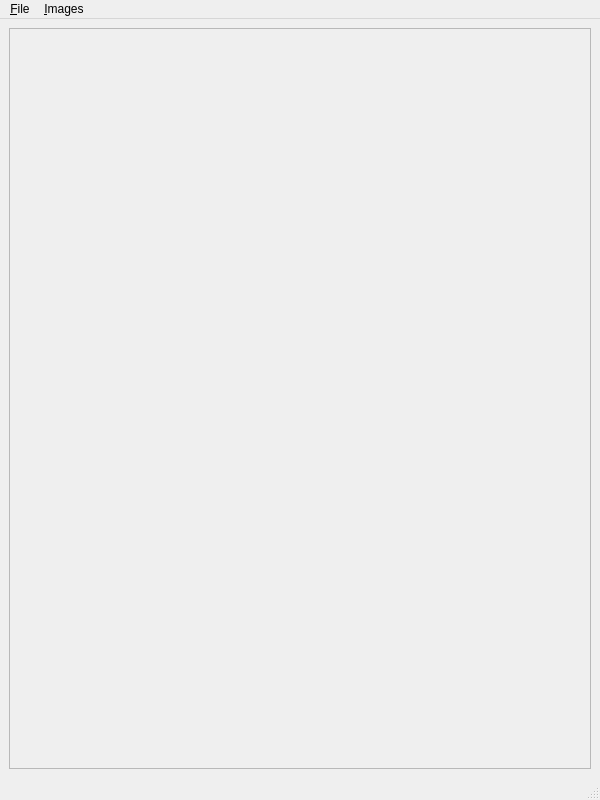
<?xml version="1.0" encoding="UTF-8"?>
<ui version="4.0">
 <class>MainWindow</class>
 <widget class="QMainWindow" name="MainWindow">
  <property name="geometry">
   <rect>
    <x>0</x>
    <y>0</y>
    <width>600</width>
    <height>800</height>
   </rect>
  </property>
  <property name="windowTitle">
   <string>SCPIRT</string>
  </property>
  <widget class="QWidget" name="centralwidget">
   <layout class="QGridLayout" name="gridLayout">
    <item row="0" column="0">
     <widget class="QScrollArea" name="scroll">
      <property name="sizePolicy">
       <sizepolicy hsizetype="Expanding" vsizetype="Expanding">
        <horstretch>0</horstretch>
        <verstretch>0</verstretch>
       </sizepolicy>
      </property>
      <property name="minimumSize">
       <size>
        <width>560</width>
        <height>325</height>
       </size>
      </property>
      <property name="frameShadow">
       <enum>QFrame::Plain</enum>
      </property>
      <property name="horizontalScrollBarPolicy">
       <enum>Qt::ScrollBarAsNeeded</enum>
      </property>
      <property name="widgetResizable">
       <bool>true</bool>
      </property>
      <widget class="QWidget" name="scroll_contents">
       <property name="geometry">
        <rect>
         <x>0</x>
         <y>0</y>
         <width>586</width>
         <height>745</height>
        </rect>
       </property>
       <layout class="QGridLayout" name="gridLayout_2">
        <item row="0" column="0">
         <layout class="QVBoxLayout" name="main"/>
        </item>
       </layout>
      </widget>
     </widget>
    </item>
   </layout>
  </widget>
  <widget class="QMenuBar" name="menubar">
   <property name="geometry">
    <rect>
     <x>0</x>
     <y>0</y>
     <width>600</width>
     <height>21</height>
    </rect>
   </property>
   <widget class="QMenu" name="File">
    <property name="title">
     <string>&amp;File</string>
    </property>
    <addaction name="login"/>
    <addaction name="save"/>
    <addaction name="quit"/>
   </widget>
   <widget class="QMenu" name="Images">
    <property name="title">
     <string>&amp;Images</string>
    </property>
    <widget class="QMenu" name="series1">
     <property name="title">
      <string>SCP Series 1</string>
     </property>
     <addaction name="scp0"/>
     <addaction name="scp1"/>
     <addaction name="scp2"/>
     <addaction name="scp3"/>
     <addaction name="scp4"/>
     <addaction name="scp5"/>
     <addaction name="scp6"/>
     <addaction name="scp7"/>
     <addaction name="scp8"/>
     <addaction name="scp9"/>
    </widget>
    <widget class="QMenu" name="series2">
     <property name="title">
      <string>SCP Series 2</string>
     </property>
     <addaction name="scp10"/>
     <addaction name="scp11"/>
     <addaction name="scp12"/>
     <addaction name="scp13"/>
     <addaction name="scp14"/>
     <addaction name="scp15"/>
     <addaction name="scp16"/>
     <addaction name="scp17"/>
     <addaction name="scp18"/>
     <addaction name="scp19"/>
    </widget>
    <widget class="QMenu" name="series3">
     <property name="title">
      <string>SCP Series 3</string>
     </property>
     <addaction name="scp20"/>
     <addaction name="scp21"/>
     <addaction name="scp22"/>
     <addaction name="scp23"/>
     <addaction name="scp24"/>
     <addaction name="scp25"/>
     <addaction name="scp26"/>
     <addaction name="scp27"/>
     <addaction name="scp28"/>
     <addaction name="scp29"/>
    </widget>
    <addaction name="series1"/>
    <addaction name="series2"/>
    <addaction name="series3"/>
    <addaction name="tales"/>
    <addaction name="misc"/>
   </widget>
   <addaction name="File"/>
   <addaction name="Images"/>
  </widget>
  <widget class="QStatusBar" name="statusbar"/>
  <action name="quit">
   <property name="text">
    <string>&amp;Quit</string>
   </property>
   <property name="shortcut">
    <string>Ctrl+Q</string>
   </property>
  </action>
  <action name="tales">
   <property name="text">
    <string>Tales</string>
   </property>
  </action>
  <action name="misc">
   <property name="text">
    <string>Misc.</string>
   </property>
  </action>
  <action name="scp0">
   <property name="text">
    <string>002 - 099</string>
   </property>
  </action>
  <action name="scp1">
   <property name="text">
    <string>100 - 199</string>
   </property>
  </action>
  <action name="scp2">
   <property name="text">
    <string>200 - 299</string>
   </property>
  </action>
  <action name="scp3">
   <property name="text">
    <string>300 - 399</string>
   </property>
  </action>
  <action name="scp4">
   <property name="text">
    <string>400 - 499</string>
   </property>
  </action>
  <action name="scp5">
   <property name="text">
    <string>500 - 599</string>
   </property>
  </action>
  <action name="scp6">
   <property name="text">
    <string>600 - 699</string>
   </property>
  </action>
  <action name="scp7">
   <property name="text">
    <string>700 - 799</string>
   </property>
  </action>
  <action name="scp8">
   <property name="text">
    <string>800 - 899</string>
   </property>
  </action>
  <action name="scp9">
   <property name="text">
    <string>900 - 999</string>
   </property>
  </action>
  <action name="scp10">
   <property name="text">
    <string>1000 - 1099</string>
   </property>
  </action>
  <action name="scp11">
   <property name="text">
    <string>1100 - 1199</string>
   </property>
  </action>
  <action name="scp12">
   <property name="text">
    <string>1200 - 1299</string>
   </property>
  </action>
  <action name="scp13">
   <property name="text">
    <string>1300 - 1399</string>
   </property>
  </action>
  <action name="scp14">
   <property name="text">
    <string>1400 - 1499</string>
   </property>
  </action>
  <action name="scp15">
   <property name="text">
    <string>1500 - 1599</string>
   </property>
  </action>
  <action name="scp16">
   <property name="text">
    <string>1600 - 1699</string>
   </property>
  </action>
  <action name="scp17">
   <property name="text">
    <string>1700 - 1799</string>
   </property>
  </action>
  <action name="scp18">
   <property name="text">
    <string>1800 - 1899</string>
   </property>
  </action>
  <action name="scp19">
   <property name="text">
    <string>1900 - 1999</string>
   </property>
  </action>
  <action name="scp20">
   <property name="text">
    <string>2000 - 2099</string>
   </property>
  </action>
  <action name="scp21">
   <property name="text">
    <string>2100 - 2199</string>
   </property>
  </action>
  <action name="scp22">
   <property name="text">
    <string>2200 - 2299</string>
   </property>
  </action>
  <action name="scp23">
   <property name="text">
    <string>2300 - 2399</string>
   </property>
  </action>
  <action name="scp24">
   <property name="text">
    <string>2400 - 2499</string>
   </property>
  </action>
  <action name="scp25">
   <property name="text">
    <string>2500 - 2599</string>
   </property>
  </action>
  <action name="scp26">
   <property name="text">
    <string>2600 - 2699</string>
   </property>
  </action>
  <action name="scp27">
   <property name="text">
    <string>2700 - 2799</string>
   </property>
  </action>
  <action name="scp28">
   <property name="text">
    <string>2800 - 2899</string>
   </property>
  </action>
  <action name="scp29">
   <property name="text">
    <string>2900 - 2999</string>
   </property>
  </action>
  <action name="save">
   <property name="text">
    <string>&amp;Save</string>
   </property>
   <property name="shortcut">
    <string>Ctrl+S</string>
   </property>
  </action>
  <action name="login">
   <property name="text">
    <string>Login</string>
   </property>
  </action>
 </widget>
 <resources/>
 <connections>
  <connection>
   <sender>quit</sender>
   <signal>triggered()</signal>
   <receiver>MainWindow</receiver>
   <slot>close()</slot>
   <hints>
    <hint type="sourcelabel">
     <x>-1</x>
     <y>-1</y>
    </hint>
    <hint type="destinationlabel">
     <x>399</x>
     <y>299</y>
    </hint>
   </hints>
  </connection>
 </connections>
</ui>
